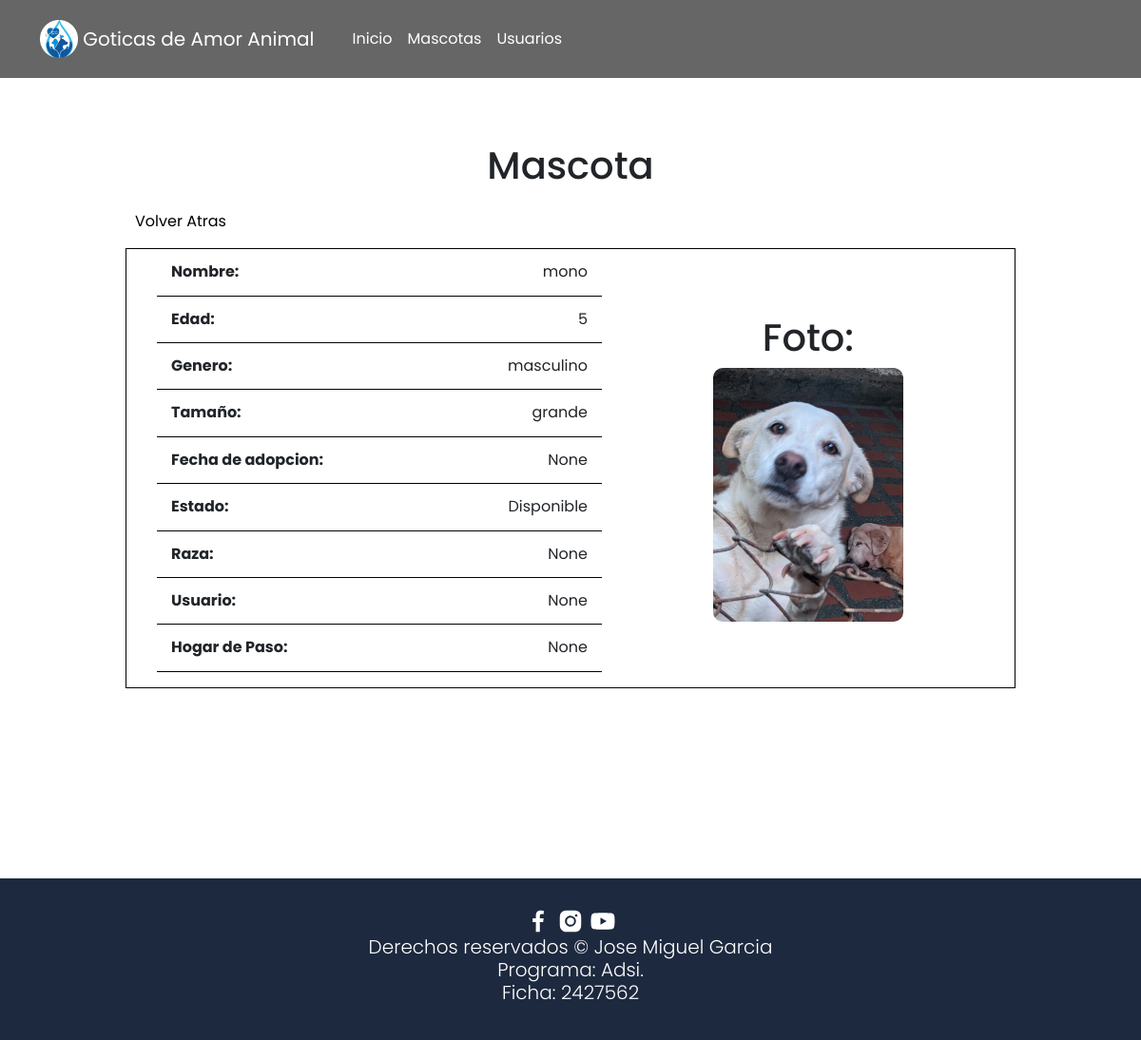
The app's page /mascotas/view/9 with its own data.
### mascotas/models.py (models this page shows, shortened)
class Mascota(models.Model):
    nombre = models.CharField(max_length=50, blank=False,null=False)
    edad = models.IntegerField(blank=False,null=False)
    genero = models.CharField(max_length=50, blank=False,null=False)
    tamaño = models.CharField(max_length=50, blank=False,null=False)
    fecha_adopcion = models.DateField(blank=True,null=True)
    estado_mascota = models.ForeignKey(EstadoMascota,on_delete=models.SET_NULL,null=True)
    raza = models.ForeignKey(Raza,on_delete=models.SET_NULL,null=True,blank=True)
    usuario = models.ForeignKey(Usuario,on_delete=models.SET_NULL,null=True,blank=True)
    hogar_paso = models.ForeignKey(HogarPaso,on_delete=models.SET_NULL,null=True,blank=True)
    imagen = models.ImageField(null=True,blank=True)

class EstadoMascota(models.Model):
    tipo_estado = models.CharField(max_length=50,blank=False,null=False)
    def __str__(self) :
        return self.tipo_estado

### mascotas/views.py (the view)
# urls.py: path('view/<int:id>',views.view,name='view'),
def view(request,id):
    mascota = Mascota.objects.get(id=id)
    context ={
        'mascota':mascota
    }
    return render(request,'mascotas/detalles.html',context)

### templates/mascotas/detalles.html (shortened to what this page needs)
{%extends 'layouts/base.html'%}
{%block content%}
<div class="container formulario">
    <h1>Mascota</h1>
    <br />
    <span class="aux-btns">
        <a href="{%url 'mascota'%}">Volver Atras</a>
    </span>
    <br />
    <div class="detalles-mascota">
        <div class="detalles-info">
            <ul>
                <li><b>Nombre:</b>{{mascota.nombre}}</li>
                <li><b>Edad:</b>{{mascota.edad}}</li>
                <li><b>Genero:</b>{{mascota.genero}}</li>
                <li><b>Tamaño:</b>{{mascota.tamaño}}</li>
                <li><b>Fecha de adopcion:</b>{{mascota.fecha_adopcion}}</li>
                <li><b>Estado:</b>{{mascota.estado_mascota}}</li>
                <li><b>Raza:</b>{{mascota.raza}}</li>
                <li><b>Usuario:</b>{{mascota.usuario}}</li>
                <li><b>Hogar de Paso:</b>{{mascota.hogar_paso}}</li>
            </ul>
        </div>
        <div class="detalles-imagen">
            <h1>Foto:</h1>
            <img src="{{mascota.imagen.url}}" alt="" width="25%"></li>
        </div>
    </div>
</div>
{%endblock%}

### static/css/style.css (style rules this page uses)
:root { --color-title: #001a49; --secundary-color: #0b72b5; --color-blanco: white; }
* { margin: 0; padding: 0; box-sizing: border-box; font-family: "Poppins", sans-serif; line-height: 1.15; }
body { overflow-x: hidden; }
.formulario { padding-top: 150px; max-width: 80%; text-align: center; margin: auto; }
.aux-btns { width: 100%; display: flex; justify-content: start; }
.aux-btns a { padding: 0px 10px; text-decoration: none; color: black; }
.detalles-mascota { display: flex; border: 1px solid black; }
.detalles-info { width: 500px; }
.detalles-info ul { width: 100%; }
.detalles-info ul li { width: 100%; display: flex; justify-content: space-between; padding: 15px; border-bottom: 1px solid black; }
.detalles-imagen { width: 300px; margin: auto; justify-content: center; align-items: center; }
.detalles-imagen img { width: 200px; border-radius: 10px; }

### records on screen
Mascota: nombre "mono", edad "5", genero "masculino", tamaño "grande", fecha_adopcion "None", estado_mascota "Disponible", raza "None", usuario "None", hogar_paso "None", imagen (picture)
